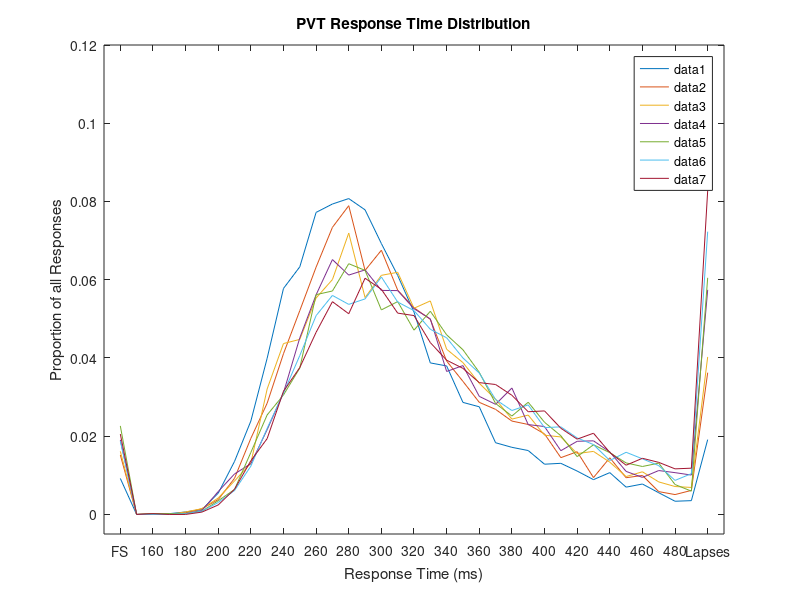
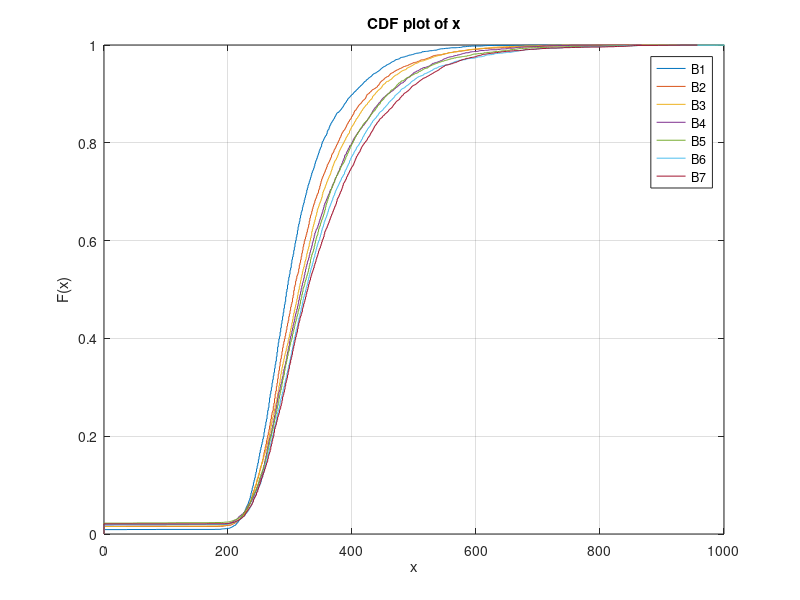
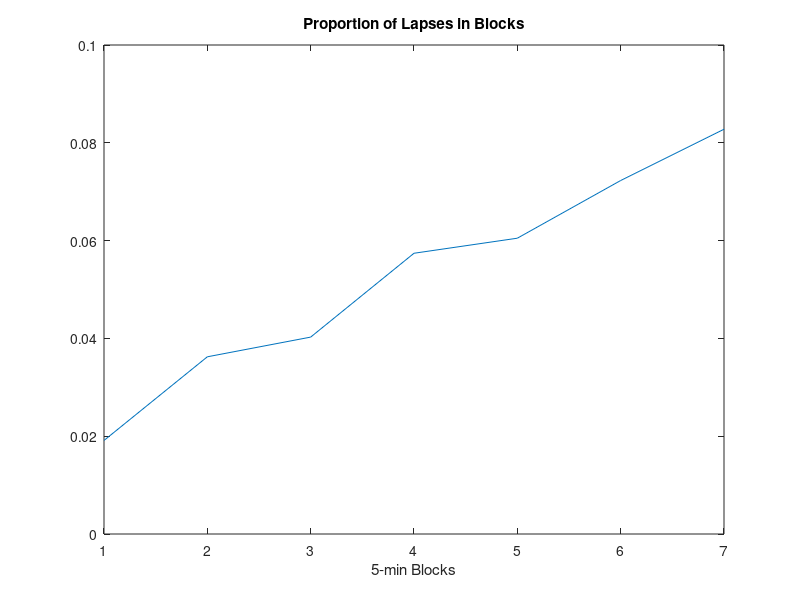
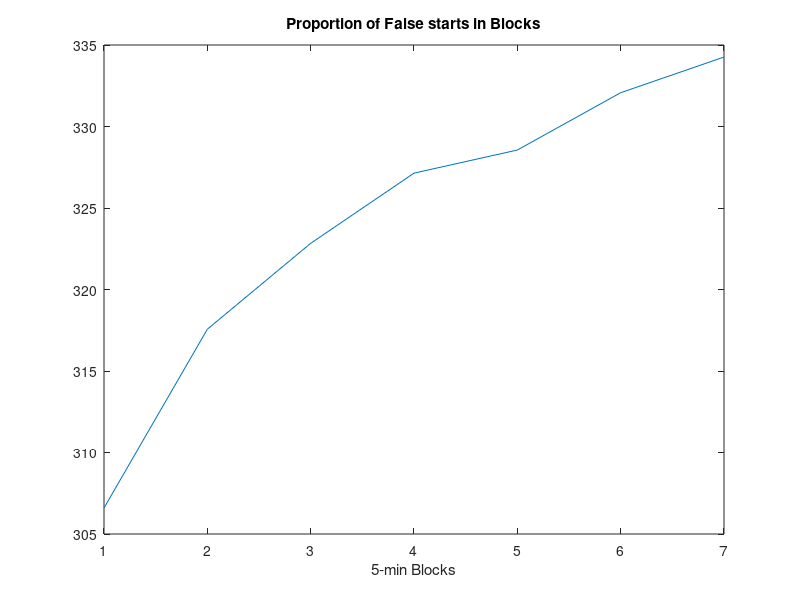

Source code (MATLAB) for these figures, in order:

%% loading the data 
f = fopen('BlockStream.txt');
line = fgetl(f);
b1 = str2num(line);
line = fgetl(f);
b2 = str2num(line);
line = fgetl(f);
b3 = str2num(line);
line = fgetl(f);
b4 = str2num(line);
line = fgetl(f);
b5 = str2num(line);
line = fgetl(f);
b6 = str2num(line);
line = fgetl(f);
b7 = str2num(line);

PVT = load('PVT35min.txt');


U_UT = load('UUT.txt');

BlockLapses = load('BlockLapses.txt');
BlockMeanRT = load('BlockMeanRT.txt');


%% Create figure
figure1 = figure;

% Create axes
axes1 = axes('Parent',figure1,...
    'XTickLabel',{'FS','160','180','200','220','240','260','280','300'...
    ,'320','340','360','380','400','420','440','460','480','Lapses','',''},...
    'XTickLabelRotation',45,...
    'XTick',[1 3 5 7 9 11 13 15 17 19 21 23 25 27 29 31 33 35 37 39 40]);
% Uncomment the following line to preserve the X-limits of the axes
 xlim(axes1,[0 38]);
% Uncomment the following line to preserve the Y-limits of the axes
 ylim(axes1,[-0.005 0.12]);
box(axes1,'on');
hold(axes1,'on');

% Create multiple lines using matrix input to plot
plot(PVT','Parent',axes1);
% legend('B1', 'B2','B3','B4','B5','B6','B7');
legend(); 

title('PVT Response Time Distribution');
xlabel('Response Time (ms)');
ylabel('Proportion of all Responses');


% %%
% U_UT(:,1) = U_UT(:,1)/60; 
% % Create figure
% figure1 = figure;
% 
% % Create axes
% axes1 = axes('Parent',figure1);
% ylim(axes1,[2 3]);
% box(axes1,'on');
% hold(axes1,'on');
% 
% % Create multiple lines using matrix input to plot
% plot1 = plot(U_UT(:,1),U_UT(:,[2,3]));
% set(plot1(1),'DisplayName','Utility');
% set(plot1(2),'DisplayName','Utility Threshold');
% % Create legend
% legend1 = legend(axes1,'show');
% set(legend1,'FontSize',9);
% title('Trends in Utility/Threshold');
% xlabel('Time on Task (min)');


 
%%
figure;
cdfplot(b1);
hold on;

cdfplot(b2);
cdfplot(b3);
cdfplot(b4);
cdfplot(b5);
cdfplot(b6);
cdfplot(b7);
legend('B1', 'B2','B3','B4','B5','B6','B7');
xlim([0 1000]);

%figure for proportion of Lapses in the Blocks
figure;
plot(BlockLapses);
title('Proportion of Lapses in Blocks');
xlabel('5-min Blocks');

%figure for mean Reaction Time in the Blocks
figure;
plot (BlockMeanRT);
title('Proportion of False starts in Blocks');
xlabel('5-min Blocks');
